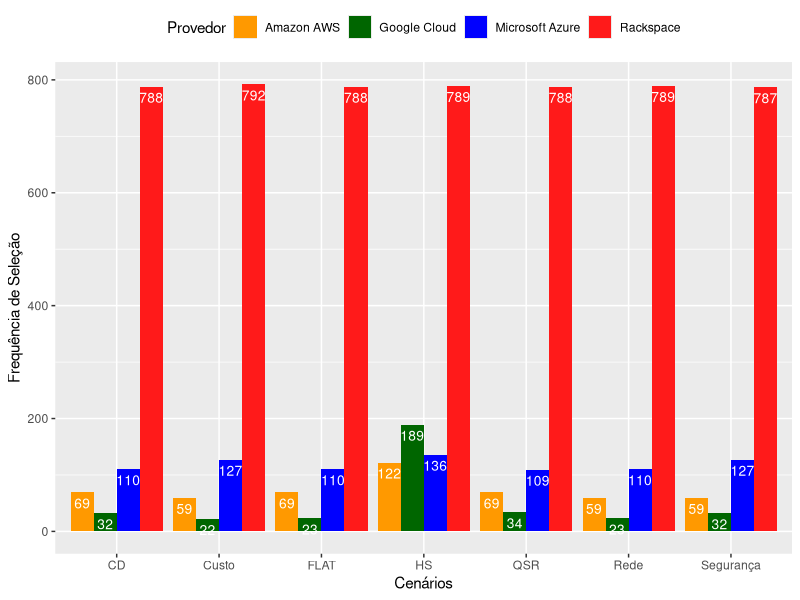

This chart was generated by the following R code:
df<- (read.table('dadosHisto.txt',header=TRUE,sep=';'))
df

library(ggplot2)

h<-ggplot(data=df,aes(x=Cenario,y=Selecao,fill=Provedor))+
  xlab("Cenários")+
  ylab("Frequência de Seleção")+
  geom_bar(stat="identity",position=position_dodge())+
  geom_text(aes(label=Selecao),vjust=1.6,color="white",position=position_dodge(0.9),size=3.5)+
  scale_fill_manual(values=c("#ff9900", "#006600", "#0000ff","#ff1a1a"))+
  theme(legend.position="top")

png("histograma.png")
print(h)
dev.off()